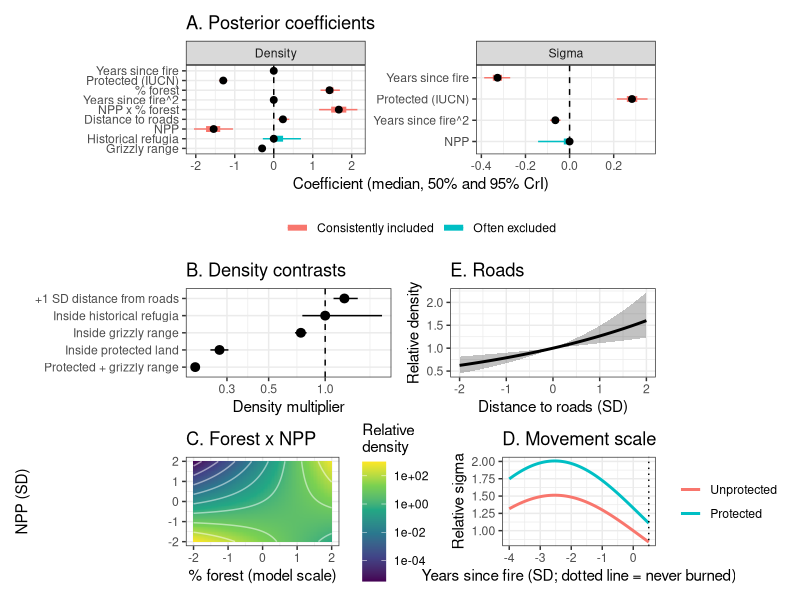
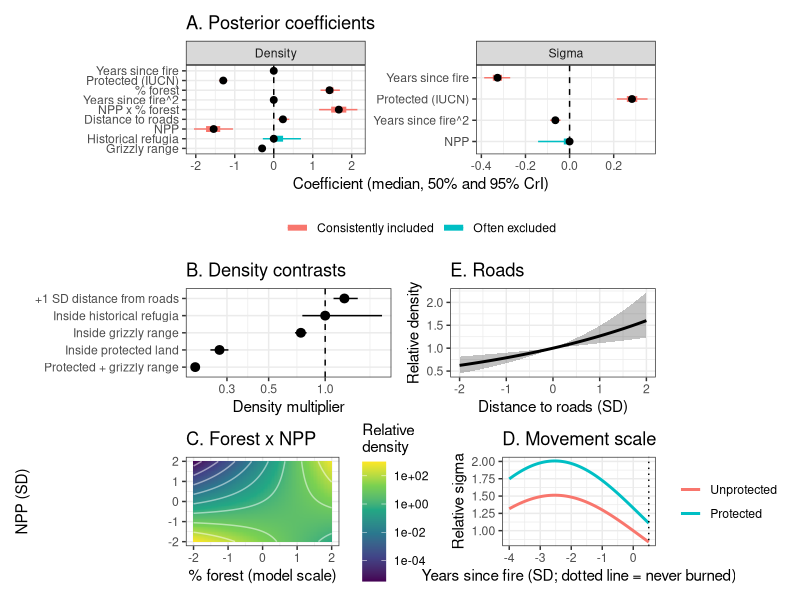

Source code (R) for these figures, in order:
library(ggplot2)
library(patchwork)

## ---- Settings to edit ----
forest_rng <- c(-2, 2)   # use c(0, 1) if forest entered as a proportion
z_unburned <- 0.5        # standardized fire value of never-burned cells
fire_min   <- -4         # most recent burn, in SD units

## ---- Posterior quantiles: 2.5, 25, 50, 75, 97.5% ----
q <- rbind(
  c(-0.0009136,  0,         0,         0,         0.013332),
  c(-1.4070036, -1.333323, -1.295326, -1.259453, -1.186216),
  c( 1.2010558,  1.350420,  1.431731,  1.532498,  1.696142),
  c( 0,          0,         0,         0,         0.015045),
  c( 1.1645688,  1.472806,  1.669261,  1.861279,  2.146065),
  c( 0.1024200,  0.186695,  0.235589,  0.291826,  0.399218),
  c(-2.0445426, -1.736259, -1.541636, -1.373083, -1.046734),
  c(-0.2801733,  0,         0,         0.239519,  0.696856),
  c(-0.3702942, -0.322245, -0.297890, -0.272554, -0.227533),
  c(-0.3871070, -0.347947, -0.326687, -0.306225, -0.269199),
  c(-0.0885072, -0.073246, -0.064500, -0.055953, -0.040951),
  c( 0.2144915,  0.259517,  0.282931,  0.306896,  0.353504),
  c(-0.1427947, -0.026176,  0,         0,         0.010977))
colnames(q) <- c("lo", "q25", "med", "q75", "hi")

post <- data.frame(
  term = c("Years since fire", "Protected (IUCN)", "% forest",
           "Years since fire^2", "NPP x % forest", "Distance to roads",
           "NPP", "Historical refugia", "Grizzly range",
           "Years since fire", "Years since fire^2", "Protected (IUCN)", "NPP"),
  part = rep(c("Density", "Sigma"), c(9, 4)), q)
post$support <- ifelse(post$med == 0, "Often excluded", "Consistently included")
post$term <- factor(post$term, levels = rev(unique(post$term)))

## ---- A. Coefficients ----
pA <- ggplot(post, aes(y = term, colour = support)) +
  geom_vline(xintercept = 0, linetype = 2) +
  geom_linerange(aes(xmin = lo, xmax = hi)) +
  geom_linerange(aes(xmin = q25, xmax = q75), linewidth = 2) +
  geom_point(aes(x = med), colour = "black", size = 2) +
  facet_wrap(~part, scales = "free") +
  labs(x = "Coefficient (median, 50% and 95% CrI)", y = NULL, colour = NULL,
       title = "A. Posterior coefficients") +
  theme_bw() + theme(legend.position = "bottom")

## ---- B. Density multipliers for simple contrasts ----
both <- q[2, "med"] + q[9, "med"]   # interval needs MCMC samples
mult <- data.frame(
  contrast = c("Inside protected land", "Inside grizzly range",
               "Protected + grizzly range", "Inside historical refugia",
               "+1 SD distance from roads"),
  est = exp(c(q[2, "med"], q[9, "med"], both, q[8, "med"], q[6, "med"])),
  lo  = exp(c(q[2, "lo"],  q[9, "lo"],  both, q[8, "lo"],  q[6, "lo"])),
  hi  = exp(c(q[2, "hi"],  q[9, "hi"],  both, q[8, "hi"],  q[6, "hi"])))
pB <- ggplot(mult, aes(est, reorder(contrast, est))) +
  geom_vline(xintercept = 1, linetype = 2) +
  geom_pointrange(aes(xmin = lo, xmax = hi)) +
  scale_x_log10() +
  labs(x = "Density multiplier", y = NULL, title = "B. Density contrasts") +
  theme_bw()

## ---- C. Forest x NPP surface ----
g <- expand.grid(forest = seq(forest_rng[1], forest_rng[2], length.out = 100),
                 npp = seq(-2, 2, length.out = 100))
g$relD <- exp(q[3, "med"] * g$forest + q[7, "med"] * g$npp +
              q[5, "med"] * g$forest * g$npp)
pC <- ggplot(g, aes(forest, npp)) +
  geom_raster(aes(fill = relD)) +
  geom_contour(aes(z = log10(relD)), colour = "white", alpha = 0.5) +
  scale_fill_viridis_c(trans = "log10", name = "Relative\ndensity") +
  labs(x = "% forest (model scale)", y = "NPP (SD)",
       title = "C. Forest x NPP") +
  theme_bw()

## ---- D. Sigma vs years since fire ----
s <- expand.grid(fire = seq(fire_min, z_unburned, length.out = 200),
                 prot = c("Unprotected", "Protected"))
s$relSig <- exp(q[10, "med"] * s$fire + q[11, "med"] * s$fire^2 +
                q[12, "med"] * (s$prot == "Protected"))
pD <- ggplot(s, aes(fire, relSig, colour = prot)) +
  geom_line(linewidth = 1) +
  geom_vline(xintercept = z_unburned, linetype = 3) +
  labs(x = "Years since fire (SD; dotted line = never burned)",
       y = "Relative sigma", colour = NULL, title = "D. Movement scale") +
  theme_bw()

## ---- E. Distance to roads ----
r <- data.frame(x = seq(-2, 2, length.out = 100))
r$est <- exp(q[6, "med"] * r$x)
r$lo  <- pmin(exp(q[6, "lo"] * r$x), exp(q[6, "hi"] * r$x))
r$hi  <- pmax(exp(q[6, "lo"] * r$x), exp(q[6, "hi"] * r$x))
pE <- ggplot(r, aes(x, est)) +
  geom_ribbon(aes(ymin = lo, ymax = hi), alpha = 0.3) +
  geom_line(linewidth = 1) +
  labs(x = "Distance to roads (SD)", y = "Relative density",
       title = "E. Roads") +
  theme_bw()

fig <- pA / (pB | pE) / (pC | pD)
fig
ggsave("grizzly_density_plots.png", fig, width = 11, height = 13, dpi = 150)

## ---- With the MCMC samples (matrix `samples`) ----
# Exact inclusion probabilities:
# colMeans(samples[, grep("^z(beta|sig)\\[", colnames(samples))] != 0)
# NPP slope across forest, with a proper credible band:
# f <- seq(forest_rng[1], forest_rng[2], length.out = 50)
# slope <- sapply(f, function(x)
#   quantile(samples[, "zbeta[7]"] + samples[, "zbeta[5]"] * x, c(.025, .5, .975)))
